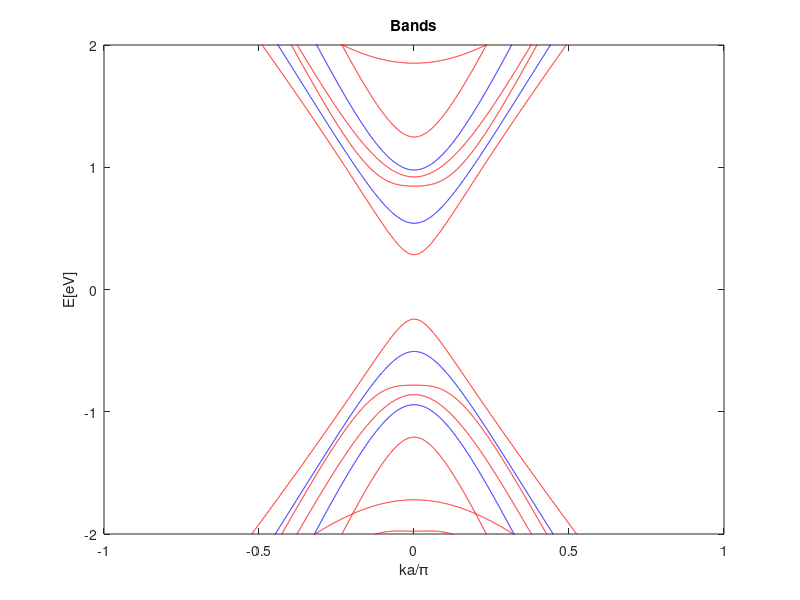

Reproduce this figure in MATLAB.
% The band structure and NEGF for monolayer graphene Nanoribbons
% The major difference between graphene with infinite boundry-peoridic
% condictions: the unit cell is rectangular.

%% Device Setup
clear all; clc;
warning('off','all');

a = 1.42;
%define constants
q = 1.6e-19; 
hbar = 1.06e-34;
h = 2*pi*hbar;
m = 9.1e-31;
zplus=i*1e-3; 
%t has been given as a parameter
Ea = 0;
Eb = 0;

AtoM = 1e-10;

%%%%%%%%%%%%%%%%%%%%%%%%%%%%%%%%
%%%%% PARAMs from Supeng Thesis
%%%%%%%%%%%%%%%%%%%%%%%%%%%%%%%%


% delta1 = 0;
% delta2 = 0.00451;
% deltaE = 0.040;
% t = 2.550;
% %gamma0 
% g0= t;
% %gamma1 
% g1 = 0.350;
% %gamma2 
% g2 = -0.0234/2;
% %gamma3 
% g3 = 0;%0.280;
% %gamma4 
% g4 = 0.130;
% %gamma5 
% g5 = 0.034/2;

%%%%%%%%%%%%%%%%%%%%%%%%%%%%%
%%%%% PARAMs from Paper
%%%%%%%%%%%%%%%%%%%%%%%%%%%%%

delta1 = 0;
delta2 = 0.0;
deltaE = 0.046;

%t = 3.1;
%gamma0 
g0= 3.1;
%gamma1 
g1 = 0.39;
%gamma2 
g2 = -0.028/2;
%gamma3 
g3 = 0.315;
%g3_prime = 0;%.315;
%gamma4 
g4 = 0.041;
%gamma5 
g5 = 0.05/2;

ymin = -10;
ymax = 10;

f1 =1; f2 = 0;
fprintf('for GNR\n');
device = 1;

fprintf(1,'Enter the configuration of device you want to simulate Armchair/Zigzag\n')
fprintf(1,'1 for Armchair\n');
fprintf(1,'2 for Zigzag\n');
type = input('Valid inputs are 1 or 2 : ');

if (~((type == 1)||(type == 2)))
    type = 1;
end

%Points in GNR width
NW = input('Enter number of Unit Cells in the width : ');
if isempty(NW)
    NW = 3;
end

%Points in GNR length
NL = 1;
%Points in GNR unit cell
NU = 12;

%Define any scatterer as a delta potential barrier
%No scatterer

%Define phase breaking potential
D = 1e-12;
%Convergence criteria
errmax = 1e-3;
%Total H will be of LxWxU size
NT = NL*NW*NU;

fprintf(1,'Simulating...\n');

if (type == 1)
    fprintf(1,'Type: Armchair\n');
else
    fprintf(1,'Type: Zigzag\n');
end

%% NEGF Setup

%Define Hamiltonians and alpha, beta matrices
fprintf(1,'Hamiltonian Setup...please wait\n');

%%%%%%%%%%%
%Calculate Alpha, Beta from alpha, beta etc. 
%%%%%%%%%%%

alpha= [Ea+delta1+delta2,    g0, 0,   g0,    -g4,g3, -g4,g3,    g2, 0, 0, 0;
        g0,Eb+deltaE+delta1+delta2, 0, 0,     g1,-g4,   0,-g4,    0, g5, 0, 0;
         0, 0,       Ea+delta1+delta2,g0,     0,  0, -g4,g3,    0,  0,g2, 0;
        g0, 0,g0,Eb+deltaE+delta1+delta2,      0, 0,  g1,-g4,    0,  0, 0,g5;
       -g4, g1,0, 0,                        Ea+deltaE-2*delta2, g0,0, g0,-g4, g1,0, 0;
       g3,-g4, 0,0,                        g0, Eb-2*delta2,   0,  0,g3,-g4, 0,0;
       -g4,  0,-g4,g1,0,0,Ea+deltaE-2*delta2,g0,                    -g4,0,-g4,g1;
       g3,-g4,g3,-g4,g0,0,g0,Eb-2*delta2,                           g3,-g4,g3,-g4;
        g2, 0,0,0,-g4,g3,-g4,g3,Ea-delta1+delta2,g0,0,g0;
         0, g5,0,0,g1,-g4,0,-g4,g0,Eb+deltaE-delta1+delta2,0,0;
         0, 0,g2,0,0,0,-g4,g3,0,0,Ea-delta1+delta2,g0;
         0, 0,0,g5,0,0,g1,-g4,g0,0,g0,Eb+deltaE-delta1+delta2];
    
    
%t = zeros(12);
t = [0,0,0,0, 0,0,0,0, 0,0,0,0;
     0,0,0,0, 0,0,0,0, 0,0,0,0;
     0,g0,0,0, -g4,g3,0,0, 0,0,0,0;
     0,0,0,0, 0,-g4,0,0, 0,0,0,0;
     0,0,0,0, 0,0,0,0, 0,0,0,0;
     0,0,0,0, 0,0,0,0, 0,0,0,0;
     0,0,0,0, 0,g0,0,0, 0,0,0,0;
     0,0,0,0, 0,0,0,0, 0,0,0,0;
     0,0,0,0,  0,0,0,0, 0,0,0,0;
     0,0,0,0, 0,0,0,0, 0,0,0,0;
     0,0,0,0, -g4,g3,0,0, 0,g0,0,0;
     0,0,0,0, 0,-g4,0,0, 0,0,0,0];

beta0 = [0,0,0,0, 0,0,0,0, 0,0,0,0;
     g0,0,0,0, 0,-g4,0,0, 0,0,0,0;
     0,0,0,g0, 0,0,-g4,0, 0,0,0,0;
     0,0,0,0, 0,0,0,0, 0,0,0,0;
     -g4,0,0,0, 0,g0,0,0, -g4,0,0,0;
     0,0,0,0, 0,0,0,0, 0,0,0,0;
     0,0,0,0, 0,0,0,0, 0,0,0,0;
     g3,0,0,-g4, 0,0,g0,0, g3,0,0,-g4;
     0,0,0,0, 0,0,0,0, 0,0,0,0;
     0,0,0,0, 0,-g4,0,0, g0,0,0,0;
     0,0,0,0, 0,0,-g4,0, 0,0,0,g0;
     0,0,0,0, 0,0,0,0, 0,0,0,0];
 
beta1 = [0,0,0,0, 0,0,0,0, 0,0,0,0;
     0,0,0,0, 0,0,0,0, 0,0,0,0;
     0,0,0,0, 0,0,0,0, 0,0,0,0;
     0,0,0,0, 0,0,0,0, 0,0,0,0;
     0,0,0,0, 0,0,0,0, 0,0,0,0;
     0,0,0,0, 0,0,0,0, 0,0,0,0;
     0,0,0,0, 0,0,0,0, 0,0,0,0;
     0,0,0,0, 0,0,0,0, 0,0,0,0;
     0,0,0,0, 0,0,0,0, 0,0,0,0;
     0,0,0,0, 0,0,0,0, 0,0,0,0;
     0,0,0,0, 0,0,0,0, 0,0,0,0;
     0,0,0,0, 0,0,0,0, 0,0,0,0];
 
beta2 = [0,0,0,0, 0,0,0,0, 0,0,0,0;
     0,0,0,0, 0,0,0,0, 0,0,0,0;
     0,0,0,0, 0,g3,0,0, 0,0,0,0;
     0,0,0,0, 0,0,0,0, 0,0,0,0;
     0,0,0,0, 0,0,0,0, 0,0,0,0;
     0,0,0,0, 0,0,0,0, 0,0,0,0;
     0,0,0,0, 0,0,0,0, 0,0,0,0;
     0,0,0,0, 0,0,0,0, 0,0,0,0;
     0,0,0,0, 0,0,0,0, 0,0,0,0;
     0,0,0,0, 0,0,0,0, 0,0,0,0;
     0,0,0,0, 0,g3,0,0, 0,0,0,0;
     0,0,0,0, 0,0,0,0, 0,0,0,0];
 

M = [1/sqrt(2),0,0,0, 0,0,0,0, -1/sqrt(2),0,0,0;
    0,0,1/sqrt(2),0, 0,0,0,0, 0,0,-1/sqrt(2),0;
    0,1/sqrt(2),0,0, 0,0,0,0, 0,-1/sqrt(2),0,0;
    0,0,0,1/sqrt(2), 0,0,0,0, 0,0,0,-1/sqrt(2);
    1/sqrt(2),0,0,0, 0,0,0,0, 1/sqrt(2),0,0,0;
    0,0,1/sqrt(2),0, 0,0,0,0, 0,0,1/sqrt(2),0;
    0,0,0,0, 0,1,0,0, 0,0,0,0;
    0,0,0,0, 0,0,0,1, 0,0,0,0;
    0,0,0,0, 1,0,0,0, 0,0,0,0;
    0,0,0,0, 0,0,1,0, 0,0,0,0;
    0,1/sqrt(2),0,0, 0,0,0,0, 0,1/sqrt(2),0,0;
    0,0,0,1/sqrt(2), 0,0,0,0,0,0,0, 1/sqrt(2)];

%alpha = M*alpha*M';
%t = M*t*M';
%beta0 = M*beta0*M';
%beta1 = M*beta1*M';
%beta2 = M*beta2*M';


 
%%%%%%%%%%%%%%%%%%%%%%%%%%%%%%%%%%%%%%%%%%%%%%%%%%%%%%%%%% 
% If added constant Bz magnetic field, change hamiltonian components
% accordingly: 

Bz = input('Magnetic field Bz: ');

Basis = input('Basis used(1 for odd&even;2 for mixed): ');

% ignore z positions for calculation
A1 = [0,0];
B1 = [-1/2,sqrt(3)/2]*a;
A1_p = [3/2,sqrt(3)/2]*a;
B1_p = [1,0]*a;
A2 = [-1/2,sqrt(3)/2]*a;
B2 = [-1,0]*a;
A2_p = [1,0]*a;
B2_p = [1/2,sqrt(3)/2]*a;
A3 = [0,0];
B3 = [-1/2,sqrt(3)/2]*a;
A3_p = [3/2,sqrt(3)/2]*a;
B3_p = [1,0]*a;

Xlist = [0,-1/2,3/2,1,-1/2,-1,1,1/2,0,-1/2,3/2,1]*a;
Ylist = [0,sqrt(3)/2,sqrt(3)/2,0,sqrt(3)/2,0,0,sqrt(3)/2,0,sqrt(3)/2,sqrt(3)/2,0]*a;

% dcell_alpha = [0,0];
% dcell_t = [3,0]*a;
% dcell_beta0 = [0,sqrt(3)]*a;
% dcell_beta1 = [-3,sqrt(3)]*a;
% dcell_beta2 = [3,sqrt(3)]*a;

% Alpha_1 = [alpha,beta0',zeros(12);
%            beta0,alpha,beta0';
%            zeros(12),beta0,alpha]
       
Alpha_1 = kron(diag(ones(1,NW)),alpha)+kron(diag(ones(1,NW- 1),1),beta0')+kron(diag(ones(1,NW-1),-1),beta0);

% Beta_plus_1 = [t',beta2',zeros(12);
%                beta1,t',beta2';
%                zeros(12),beta1,t']

Beta_plus_1 = kron(diag(ones(1,NW)),t')+kron(diag(ones(1,NW- 1),1),beta2')+kron(diag(ones(1,NW-1),-1),beta1);

% Beta_minus_1 = [t',beta2',zeros(12);
%                 beta1,t',beta2';
%                 zeros(12),beta1,t'] 



% Alpha_2 = [alpha,t,zeros(12);
%     transpose(t),alpha,t;
%     zeros(12),transpose(t),alpha]
% 
% Beta_plus_2 = [beta0',beta1',zeros(12);
%         beta2',beta0',beta1';
%         zeros(12),beta2',beta0']
% 
% Beta_minus_2 = [beta0',beta1',zeros(12);
%         beta2',beta0',beta1';
%         zeros(12),beta2',beta0']

Alpha_2 = kron(diag(ones(1,NW)),alpha)+kron(diag(ones(1,NW- 1),1),t)+kron(diag(ones(1,NW-1),-1),t');


Beta_plus_2 = kron(diag(ones(1,NW)),beta0')+kron(diag(ones(1,NW- 1),1),beta1')+kron(diag(ones(1,NW-1),-1),beta2');


% alphau = t*diag(ones(1,NU-1),1)+t*diag(ones(1,NU-1),-1); 
% betaw = zeros(NU);
% betal = zeros(NU);

%Armchair Structure for GNR
if ((type == 1)&&(device == 1))
    Alpha = Alpha_1;
    Beta = Beta_plus_1;
elseif ((type == 2)&&(device == 1))

%Zigzag Structure for GNR
    Alpha = Alpha_2;
    Beta = Beta_plus_2;
elseif ((type == 1)&&(device == 2))
end


l1 = sqrt(3)*a;
l2 = 3*a;

if (type == 1)
    
    fprintf('using gauge1 \n');
    
    % Modify alpha
    for i = 1:NU*NW
        for j = 1:NU*NW
            ii = floor((i-0.5)/NU);
            jj = floor((j-0.5)/NU);
            y_i = Ylist(i-ii*NU)+ii*l1;
            y_j = Ylist(j-jj*NU)+jj*l1;
            x_i = Xlist(i-ii*NU);
            x_j = Xlist(j-jj*NU);
            %dx = dcell_alpha(1);
            Alpha(i,j) = Alpha(i,j)*exp(1i*q*(-Bz)*(y_i+y_j)/2*(x_i-x_j)/hbar*AtoM^2);
        end
    end
    
    % Modify beta
    for i = 1:NU*NW
        for j = 1:NU*NW
            ii = floor((i-0.5)/NU);
            jj = floor((j-0.5)/NU);
            y_i = Ylist(i-ii*NU)+ii*l1;
            y_j = Ylist(j-jj*NU)+jj*l1;
            x_i = Xlist(i-ii*NU);
            x_j = Xlist(j-jj*NU);
            %dx = dcell_beta1(1);
            Beta(i,j) = Beta(i,j)*exp(1i*q*(-Bz)*(y_i+y_j)/2*(x_i-x_j+l2)/hbar*AtoM^2);
        end
    end
    
else
    
    fprintf('using gauge2 \n');
    
    % Modify alpha
    for i = 1:NU*NW
        for j = 1:NU*NW
            ii = floor((i-0.5)/NU);
            jj = floor((j-0.5)/NU);
            y_i = Ylist(i-ii*NU);
            y_j = Ylist(j-jj*NU);
            x_i = Xlist(i-ii*NU)+ii*l2;
            x_j = Xlist(j-jj*NU)+jj*l2;
            %dy = dcell_alpha(2);
            Alpha(i,j) = Alpha(i,j)*exp(1i*q*(-Bz)*(x_i+x_j)/2*(y_i-y_j)/hbar*AtoM^2);
        end
    end
    
    % Modify beta
    for i = 1:NU*NW
        for j = 1:NU*NW
            ii = floor((i-0.5)/NU);
            jj = floor((j-0.5)/NU);
            y_i = Ylist(i-ii*NU);
            y_j = Ylist(j-jj*NU);
            x_i = Xlist(i-ii*NU)+ii*l2;
            x_j = Xlist(j-jj*NU)+jj*l2;
            %dy = dcell_beta2(2);
            Beta(i,j) = Beta(i,j)*exp(1i*q*(-Bz)*(x_i+x_j)/2*(y_i-y_j+l1)/hbar*AtoM^2);
        end
    end

end



% Hamiltonian: 
H = kron(diag(ones(1,NL)),Alpha)+kron(diag(ones(1,NL- 1),1),Beta)+kron(diag(ones(1,NL-1),-1),Beta');


% %Define Energy grid for calculation of Transmission
% E = linspace(-1,1,51);
% %Define the matrices for NEGF
% T = zeros(1,length(E));
% green1 = inv(E(1)*eye(NW*NU)-Alpha);
% green2 = inv(E(1)*eye(NW*NU)-Alpha);
% Es = zeros(NT);
% Esin = zeros(NT);
% fprintf(1,'Done\n');
% 
% %% NEGF Calculations
% fprintf(1,'Running NEGF...please wait\n')
% fprintf(1,'Energy range = %d eV to %d eV\n',min(E),max(E)); 
% fprintf(1,'%s\n',['[',blanks(length(E)),']']);
% fprintf(1,' ');
% 
% %Run for each energy
% for k = 1:length(E)
% %Calculate surface GFs self consistently
% %Calculate for beta'
%     err = 100;
%     while(err>errmax)
%         g1new = inv((E(k)+zplus)*eye(NW*NU)-Alpha-Beta'*green1*Beta); 
%         err = (sum(sum(abs(g1new-green1))))/(sum(sum(abs(g1new+green1)))); 
%         green1 = g1new;
%     end
%     sigma1  = Beta'*green1*Beta;
% %Calculate for beta
%     err = 100;
%     while(err>errmax)
%         g2new = inv((E(k)+zplus)*eye(NW*NU)-Alpha-Beta*green2*Beta'); 
%         err = (sum(sum(abs(g2new-green2))))/(sum(sum(abs(g2new+green2)))); 
%         green2 = g2new;
%     end
%     sigma2  = Beta*green2*Beta';
% %Calculate self energy matrices
%     E1 = kron(diag([1 zeros(1,NL-1)]),sigma1);
%     E2 = kron(diag([zeros(1,NL-1) 1]),sigma2);
% %Calculate broadening
%     G1 = 1i*(E1-E1'); 
%     G2 = 1i*(E2-E2');
% %Calculate G, Gn, A, T for coherent transport
% %     G = inv((E(k)+1i*etaplus)*eye(NT)-H-E1-E2);
% %     T(k) = real(trace(G1*G*G2*G'));
% %     Gn = f1*(G*G1*G')+f2*(G*G2*G');
% %     A = i*(G-G');
% %Calculate G, Gn, A, T self consistently including the phase breaking processes
%     err = 100;
%     while(err>errmax)
%         G = inv((E(k)+zplus)*eye(NT)-H-E1-E2-Es);
%         Esnew = D*G;
%         err = sum(sum(abs(Esnew-Es)))/sum(sum(abs(Esnew+Es))); 
%         Es = Esnew;
%     end
%     % % % % % % % %
% %      err = 100;
% %      while(err>errmax)
% %          Gn = f1*(G*G1*G')+f2*(G*G2*G')+(G*Esin*G');
% %          Esinnew = D*Gn;
% %          err = sum(sum(abs(Esinnew-Esin)))/sum(sum(abs(Esinnew+Esin))); Esin = Esinnew;
% %      end
% %      A=i*(G-G');
%     T(k) = real(trace(G1*G*G2*G'));
%     fprintf(1,'|');
% end
% 
% fprintf(1,'\n');
% fprintf(1,'Done\n');

%Calculate Subbands
ka = linspace(-pi,pi,5001);
eigESL = zeros(length(ka),NW*NU/3); 
eigEBL = zeros(length(ka),NW*NU*2/3); 
eigE = zeros(length(ka),NW*NU); 
fprintf(1,'Calculating Sub-bands...please wait\n');

dims = NW*NU;
MM = kron(diag(ones(1,NW)),M);

% C1 = [1,0,0,0;
%     0,1,0,0;
%     0,0,1,0;
%     0,0,0,1];
% C0 = [0,0,0,0;
%     0,0,0,0;
%     0,0,0,0;
%     0,0,0,0];
% CC = [C1,C0,C0,C0,C0,C0,C0,C0,C0,C0,C0,C0;
%       C0,C0,C0,C1,C0,C0,C0,C0,C0,C0,C0,C0;
%       C0,C0,C0,C0,C0,C0,C1,C0,C0,C0,C0,C0;
%       C0,C0,C0,C0,C0,C0,C0,C0,C0,C1,C0,C0;
%       C0,C1,C0,C0,C0,C0,C0,C0,C0,C0,C0,C0;
%       C0,C0,C1,C0,C0,C0,C0,C0,C0,C0,C0,C0;
%       C0,C0,C0,C0,C1,C0,C0,C0,C0,C0,C0,C0;
%       C0,C0,C0,C0,C0,C1,C0,C0,C0,C0,C0,C0;
%       C0,C0,C0,C0,C0,C0,C0,C1,C0,C0,C0,C0;
%       C0,C0,C0,C0,C0,C0,C0,C0,C1,C0,C0,C0;
%       C0,C0,C0,C0,C0,C0,C0,C0,C0,C0,C1,C0;
%       C0,C0,C0,C0,C0,C0,C0,C0,C0,C0,C0,C1];

CC = zeros(NW*NU);
  

for i = 1:NW*NU/3
    for j = 1:NW*NU
        if (j == i+8*floor((i-0.5)/4))
            CC(i,j) = 1;            
        end
    end    
end  

for i = NW*NU/3+1:NW*NU
    for j = 1:NW*NU
        if (j== i - 4*(NW-1-floor((i-NW*NU/3-0.5)/8)))
            CC(i,j) = 1;            
        end
    end
end


parfor k = 1:length(ka)
    
    HH = Alpha + Beta*exp(1i*ka(k))+ Beta'*exp(-1i*ka(k));
    
    HHM = MM*HH*MM';
    HHMC = CC*HHM*CC';
    
%     HHM_SL= zeros(dims/3);
%     HHM_BL= zeros(2*dims/3);

    HHM_SL= HHMC(1:dims/3,1:dims/3);
    HHM_BL= HHMC(1+dims/3:dims,1+dims/3:dims);
    
    [VSL,DSL] = eig(HHM_SL);
    [VBL,DBL] = eig(HHM_BL);
    
    eigESL(k,:) = diag(DSL);
    eigEBL(k,:) = diag(DBL);
    
    if Basis==2
        [V,D] = eig(HH);
        eigE(k,:) = diag(D);
    end
end

fprintf(1,'Done\n');

% %% Plot Figures
% %Figure 1: Transmission and sub-band comparison figure(1);
% subplot(1,2,1);
% plot(T,E);
% xlabel('T(E)');
% ylabel('E[eV]');
% title('Energy v Transmission');
% xlim([0 max(T)+0.5]);
% 
% ylim([min(E) max(E)]);
% subplot(1,2,2);
% plot(ka/pi,eigE);
% xlabel('ka/\pi');
% ylabel('E[eV]');
% title('Sub-bands');
% ylim([min(E) max(E)]);

%Figure 2: Sub-bands
figure;

%plot(ka/pi,eigE,'b');

plot(ka/pi,eigESL,'b');
hold on; 
plot(ka/pi,eigEBL,'r');

xlabel('ka/\pi');
ylabel('E[eV]');
title('Bands');

ylim([-2,2]);

if Basis==2
    figure;
    plot(ka/pi,eigE,'b');
end

%saveas(gcf,['bands_type=',num2str(type),'_Bz=',num2str(Bz),'.png'])